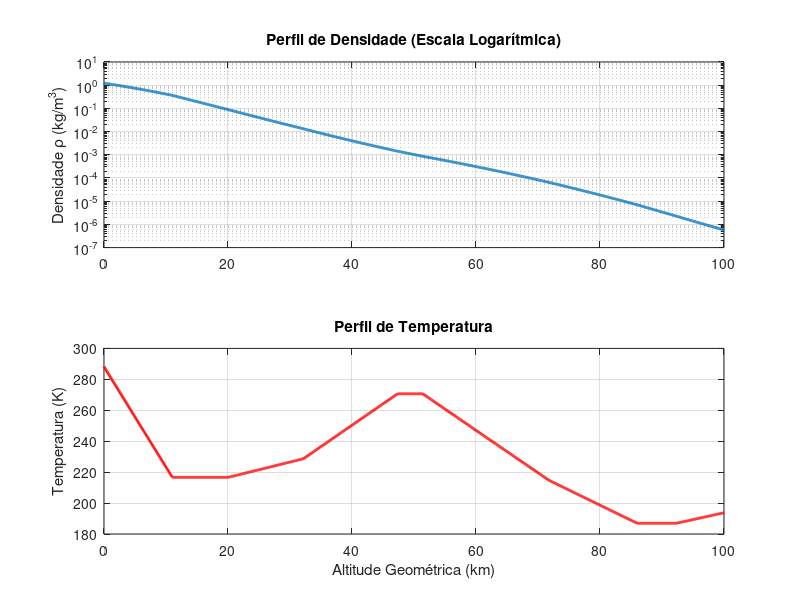

MATLAB code to generate this figure:
function [rho, P, T, a] = atmosfera_100km(h_geom)
    % h_geom: Altitude GEOMÉTRICA em metros (distância real ao solo)
    % Saídas: rho (kg/m3), P (Pa), T (K), a (Vel. Som m/s)

    % Se não passares argumentos, ele faz o gráfico até 100km
    if nargin == 0, h_geom = 0:100:100000; end

    % --- CONSTANTES FÍSICAS ---
    g = 9.80665; R = 287.05; gamma = 1.4;
    P_ref = 101325; T_ref = 288.15;
    Re = 6356766; % Raio da Terra (m) para conversão geopotencial

    % --- CAMADAS ISA EXPANDIDAS (0-100km+) ---
    % hb: Altitudes Geopotenciais base
    hb = [0, 11000, 20000, 32000, 47000, 51000, 71000, 84852, 91000];
    % Lb: Gradientes térmicos (K/m)
    Lb = [-0.0065, 0, 0.001, 0.0028, 0, -0.0028, -0.002, 0, 0.000912];

    rho = zeros(size(h_geom)); P = zeros(size(h_geom)); 
    T = zeros(size(h_geom));   a = zeros(size(h_geom));

    for i = 1:length(h_geom)
        % 1. CONVERSÃO: Altitude Geométrica -> Geopotencial (H)
        
        H = (Re * h_geom(i)) / (Re + h_geom(i));
        
        Ti = T_ref; Pi = P_ref;
        
        % 2. LOOP PELAS CAMADAS
        for j = 1:length(hb)
            h_base = hb(j); L = Lb(j);
            h_top = H;
            
            % Define o topo da camada atual
            if j < length(hb) && H > hb(j+1)
                h_top = hb(j+1);
            end
            
            % Cálculo da Temperatura
            T_next = Ti + L * (h_top - h_base);
            
            % Cálculo da Pressão
            if L == 0
                Pi = Pi * exp(-g * (h_top - h_base) / (R * Ti));
            else
                Pi = Pi * (T_next / Ti)^(-g / (L * R));
            end
            
            Ti = T_next;
            if H <= h_top, break; end
        end
        
        % 3. RESULTADOS FINAIS
        T(i) = Ti;
        P(i) = Pi;
        rho(i) = Pi / (R * Ti);
        a(i) = sqrt(gamma * R * Ti);

        if h_geom(i) > 100000
            rho(i) = 0;
            P(i) = 0;
        end
    end

    % --- GRÁFICOS AUTOMÁTICOS ---
    if nargin == 0
        figure('Name', 'Atmosfera Nova-C (0-100km)', 'Color', 'w');
        subplot(2,1,1);
        semilogy(h_geom/1000, rho, 'LineWidth', 2); % Escala logarítmica para ver os 100km
        grid on; ylabel('Densidade \rho (kg/m^3)');
        title('Perfil de Densidade (Escala Logarítmica)');
        
        subplot(2,1,2);
        plot(h_geom/1000, T, 'r', 'LineWidth', 2);
        grid on; xlabel('Altitude Geométrica (km)'); ylabel('Temperatura (K)');
        title('Perfil de Temperatura');
    end
end
